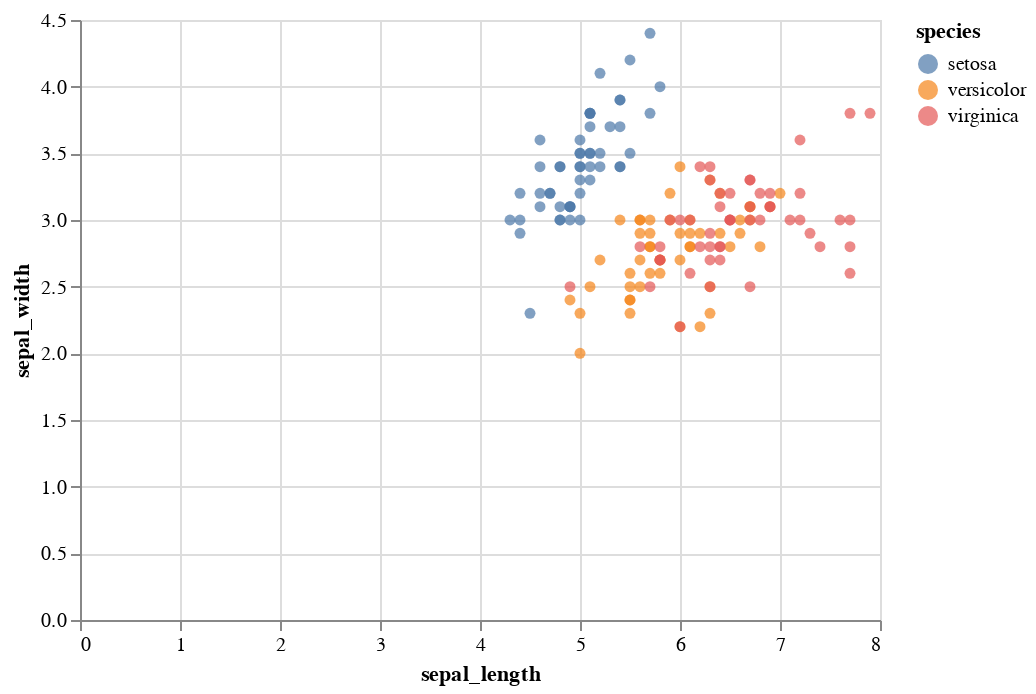

This figure's notebook cell:
### Code cell
# prompt: Using dataframe df: any plot that fit a classification data

# Import necessary libraries
import altair as alt

# Create a scatter plot to visualize the data
chart = alt.Chart(df).mark_circle().encode(
    x='sepal_length',
    y='sepal_width',
    color='species'
).interactive()

chart

### Figure 1 — Vega-Lite specification as saved in the notebook (floating-point values rounded to 4 significant figures; data arrays with more than 128 entries replaced by an {"elided": "..."} marker saying what was removed)
{"config": {"view": {"continuousWidth": 400, "continuousHeight": 300}}, "data": {"name": "data-55d68bef01494dfb0cf7e3a0f8ee0f5a"}, "mark": "circle", "encoding": {"color": {"field": "species", "type": "nominal"}, "x": {"field": "sepal_length", "type": "quantitative"}, "y": {"field": "sepal_width", "type": "quantitative"}}, "selection": {"selector002": {"type": "interval", "bind": "scales", "encodings": ["x", "y"]}}, "$schema": "https://vega.github.io/schema/vega-lite/v4.17.0.json", "datasets": {"data-55d68bef01494dfb0cf7e3a0f8ee0f5a": {"elided": "150 records"}}}
